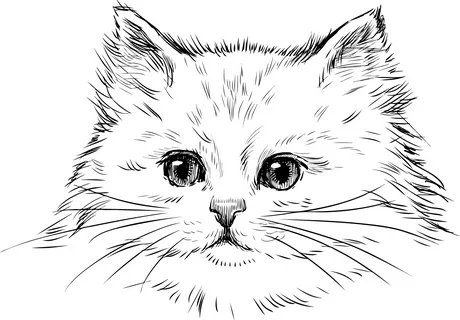
#> input picture ex/cat.jpg, 460 x 320 px
$ jupyter execute --allow-errors ex.ipynb
#> lines starting #> are read from the running program, lines starting #| are printed output that depends on the picture; after the words box and inside, x2 and y2 are one past the last pixel; in counts of white or black regions, pixels touching at a corner belong together
# Лабораторная работа №9
## Бинарные изображения, основные характеристики бинарных изображений

### Задание 3.1.
Вычислить площадь s, периметр р, ширину w, высоту h, отношение ширины к высоте w/h, отношение площади изображения к площади описывающего прямоугольника s/(wh), эквивалентный диаметр, центр масс, моменты бинарного изображения.

[cell 1]
import cv2
import numpy as np
import matplotlib.pyplot as plt

[cell 2]
img = cv2.imread('cat.jpg',0)
#> img: shape (320, 460); min 0, max 255, mean 234
imag = cv2.imread('cat.jpg',0)
plt.imshow(cv2.cvtColor(img, cv2.COLOR_BGR2RGB))
plt.axis("off")

[cell 3]
ret, thresh = cv2.threshold(img, 0, 255, 0)
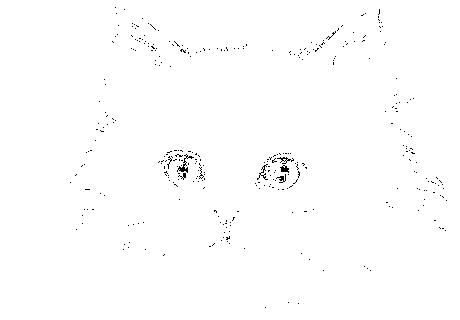
#> thresh: shape (320, 460); 99.4% white; black in thin lines or dots, all inside (x1, y1, x2, y2) = (70, 7, 447, 308)
#> (the rest of this cell did not finish here and is left out)
